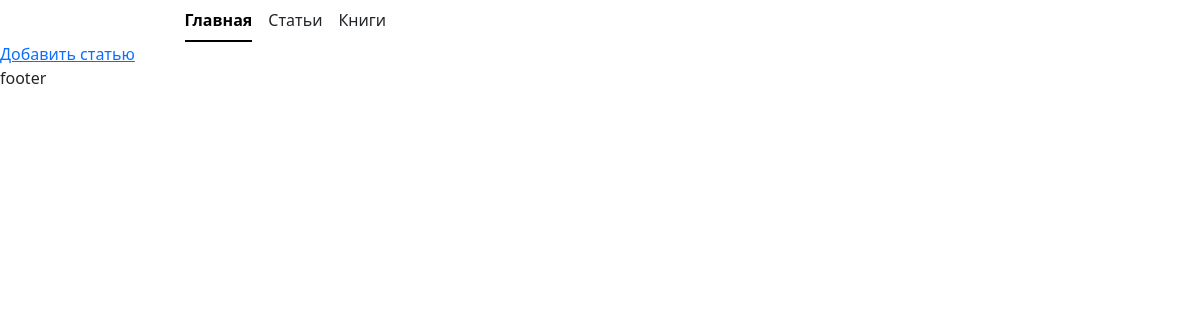
The app's page /articles/, older data.
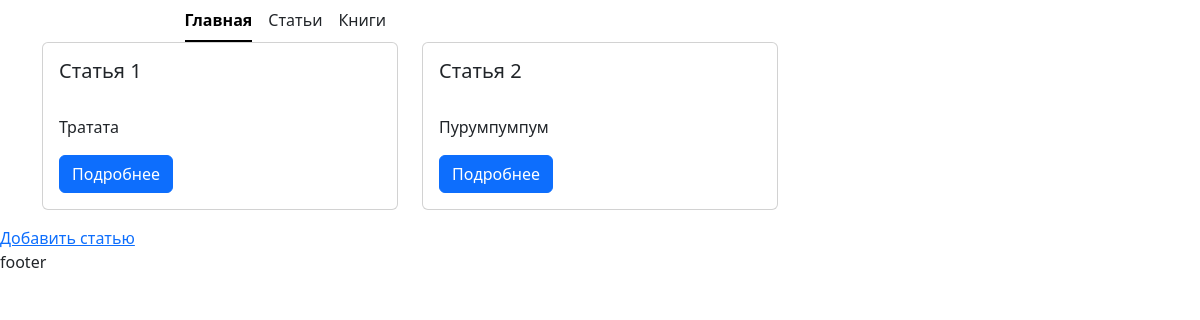
The same page, newer data.
### classviewshome/models.py (models this page shows, shortened)
class Article(models.Model):
    title = models.CharField(max_length=100, verbose_name="Заголовок")
    text = models.TextField(verbose_name="Текст")

### classviewshome/views.py (the view)
# urls.py: path('articles/', ArticleListView.as_view(), name='article_list'),
class ArticleListView(ListView):
    model = Article  #  articles = Article.objects.all()

### classviewshome/templates/classviewshome/article_list.html (shortened to what this page needs)
{% extends "base.html" %}
{% block content %}
<div class="container">
    <div class="row">
        {% for article in article_list %}
          <div class="col-12 md-6 col-xl-4 col-xxl-3 mb-2 mb-md-3">
            <div class="card">
              <div class="card-body">
                <h5 class="card-title">{{ article.title }}</h5>
                <p class="card-text">{{ article.text }}</p>
                <a href="{% url 'article_detail' article.pk %}" class="btn btn-primary">Подробнее</a>
              </div>
            </div>
          </div>
        {% endfor %}
        </div>
    </div>
<div><a href="{% url 'create_article' %}">Добавить статью</a></div>
{% endblock content %}

Row changes from the older to the newer data that the page shows:
added Article: title "Статья 1", text "Тратата"
added Article: title "Статья 2", text "Пурумпумпум"
